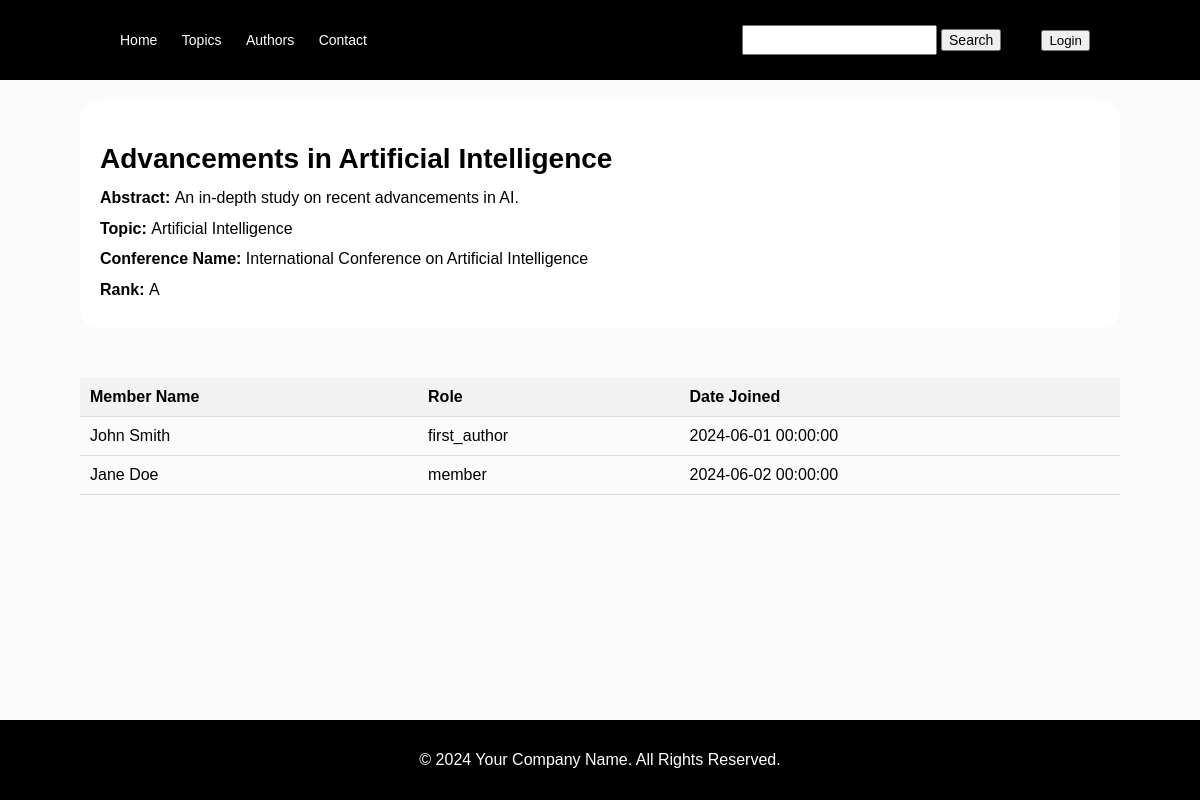
Screenshot of /index.php?action=detail-item&paper-id=1 with the database file from the repository.
### tables this page shows
CREATE TABLE PAPERS (
    paper_id INT AUTO_INCREMENT PRIMARY KEY,
    title VARCHAR(255) NOT NULL,
    author_string_list VARCHAR(255) NOT NULL,
    abstract VARCHAR(1000) NOT NULL,
    conference_id INT NOT NULL,
    topic_id INT NOT NULL,
    user_id INT NOT NULL
);

CREATE TABLE TOPICS (
    topic_id INT AUTO_INCREMENT PRIMARY KEY,
    topic_name VARCHAR(255) NOT NULL
);

CREATE TABLE CONFERENCES (
    conference_id INT AUTO_INCREMENT PRIMARY KEY,
    name VARCHAR(255) NOT NULL,
    abbreviation VARCHAR(10) NOT NULL,
    rank VARCHAR(1) NOT NULL,
    start_date DATE NOT NULL,
    end_date DATE NOT NULL,
    type VARCHAR(50) NOT NULL
);

CREATE TABLE PARTICIPATION (
    author_id INT NOT NULL,
    paper_id INT NOT NULL,
    role VARCHAR(30) NOT NULL,
    date_added DATETIME NOT NULL,
    status VARCHAR(10) NOT NULL,
    PRIMARY KEY (author_id, paper_id)
);

CREATE TABLE AUTHORS (
    user_id INT PRIMARY KEY,
    full_name VARCHAR(255) NOT NULL,
    website VARCHAR(255),
    profile_json_text VARCHAR(4000),
    image_path VARCHAR(255),
    FOREIGN KEY (user_id) REFERENCES USERS(user_id)
);

### controller/detail_item_controller.php (called while the page is built, shortened)
<?php
    class DetailItemController{
        public function index(){
            $paperId = $_REQUEST['paper-id'];
            $dataAuthor = DetailPageModel::getAuthorsAttendPapers($paperId);
            $datapaper = DetailPageModel::getInfoPaper($paperId);
            require_once"view/template/template.php";
    }
}
?>

### model/detail_page_model.php (called while the page is built, shortened)
<?php
class AuthorAttend{
    public function __construct($user_id, $full_name, $role, $dateJoind){
        $this->full_name = $full_name;
        $this->role = $role;
        $this->dateJoind = $dateJoind;
    }
}
class DetailPageModel
{
    public static function getInfoPaper($paperId)
    {
        $mysqli = connect();
        $mysqli->query("SET NAMES utf8");
        $query = "SELECT * FROM PAPERS P JOIN CONFERENCES C ON P.conference_id = C.conference_id JOIN TOPICS T ON P.topic_id = T.topic_id WHERE P.paper_id = $paperId";
        $result = $mysqli->query($query);
        if ($result) {
            $row = mysqli_fetch_array($result);
        }
        return $row;
    }
    public static function getAuthorsAttendPapers($paperId)
    {
        $mysqli = connect();
        $mysqli->query("SET NAMES utf8");
        $query = "SELECT * FROM PAPERS P JOIN PARTICIPATION PT ON PT.paper_id = P.paper_id JOIN AUTHORS A ON A.user_id = PT.author_id WHERE P.paper_id = $paperId GROUP BY PT.author_id";
        $result = $mysqli->query($query);
        $dstpp = array();
        if ($result) {
            foreach ($result as $row) {
                $dstpp[] = new AuthorAttend($row['user_id'], $row['full_name'], $row['role'], $row['date_added']);
            }
        }
        return $dstpp;
    }
}
?>

### view/detail_item.php (the view, shortened to what this page needs)
<div class="container-article-details">
    <div class="article-details">
        <h2><?php echo $datapaper["title"] ?></h2>
        <p><strong>Abstract: </strong> <?php echo $datapaper["abstract"] ?></p>
        <p><strong>Topic: </strong> <?php echo $datapaper["topic_name"] ?></p>
        <p><strong>Conference Name: </strong><?php echo $datapaper["name"] ?></p>
        <p><strong>Rank: </strong><?php echo $datapaper["rank"] ?></p>
    </div>
</div>
<table class="members-table">
    <thead>
        <tr>
            <th>Member Name</th>
            <th>Role</th>
            <th>Date Joined</th>
        </tr>
    </thead>
    <tbody>
        <?php foreach ($dataAuthor as $author): ?>
            <tr>
                <td><?php echo $author->full_name ?></td>
                <td><?php echo $author->role ?></td>
                <td><?php echo $author->dateJoind ?></td>
            </tr>
        <?php endforeach; ?>
    </tbody>
</table>

### view/css/template.css (style rules this page uses)
* { box-sizing: border-box; }
html, body { background-color: rgb(251, 251, 251); font-family: Arial, Helvetica, sans-serif; margin: 0; padding: 0; width: 100%; height: 100%; }

### view/css/detail.css (style rules this page uses)
.article-details { margin-bottom: 50px; background-color: #ffffff; border-radius: 20px; padding: 20px; }
.article-details h2 { font-size: 28px; margin-bottom: 10px; }
.article-details p { margin: 5px 0; line-height: 1.6; }
.members-table { width: 100%; border-collapse: collapse; margin-bottom: 20px; }
.members-table th, .members-table td { padding: 10px; text-align: left; border-bottom: 1px solid #ddd; }
.members-table th { background-color: #f2f2f2; }

### rows the page displays
papers: title "Advancements in Artificial Intelligence", abstract "An in-depth study on recent advancements in AI.", topic.topic_name "Artificial Intelligence", conference.name "International Conference on Artificial Intelligence", conference.rank "A"
participation: author.full_name "John Smith", role "first_author", date_added "2024-06-01 00:00:00"
participation: author.full_name "Jane Doe", role "member", date_added "2024-06-02 00:00:00"
